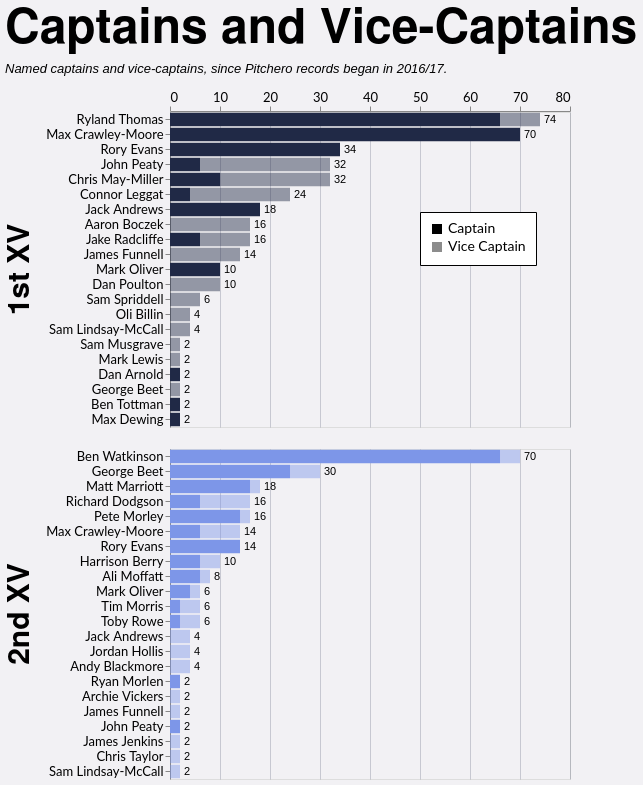

This figure's Vega-Lite source:
### Vega-Lite specification from a JSON file in a GitHub repository (floating-point values rounded to 4 significant figures; data arrays with more than 128 entries replaced by an {"elided": "..."} marker saying what was removed)
{"config": {"axis": {"labelFont": "Lato, sans-serif", "titleFont": "PT Sans Narrow, Helvetica Neue, Helvetica, Arial, sans-serif", "labelFontSize": 13, "titleFontSize": 24, "gridColor": "#202947", "gridOpacity": 0.2}, "header": {"labelFont": "PT Sans Narrow, Helvetica Neue, Helvetica, Arial, sans-serif", "titleFont": "PT Sans Narrow, Helvetica Neue, Helvetica, Arial, sans-serif", "labelFontSize": 24, "titleFontSize": 28, "labelFontWeight": "bold", "orient": "left"}, "legend": {"labelFont": "Lato, sans-serif", "titleFont": "PT Sans Narrow, Helvetica Neue, Helvetica, Arial, sans-serif", "labelFontSize": 14, "titleFontSize": 16, "titlePadding": 5, "fillColor": "white", "strokeColor": "black", "padding": 10, "titleFontWeight": "lighter", "titleFontStyle": "italic", "titleColor": "gray", "offset": 10}, "title": {"font": "PT Sans Narrow, Helvetica Neue, Helvetica, Arial, sans-serif", "fontSize": 48, "fontWeight": "bold", "anchor": "start", "align": "center", "titlePadding": 20, "subtitlePadding": 10, "subtitleFontSize": 13, "subtitleColor": "", "subtitleFontStyle": "italic", "offset": 15, "color": "black"}, "axisX": {"labelAngle": 0}, "facet": {"title": null, "header": null, "align": {"row": "each", "column": "each"}}, "resolve": {"scale": {"y": "independent", "facet": "independent"}}, "background": "#f2f1f4"}, "data": {"name": "data-df0f35927fa6e66bb3a51eced50fef8b"}, "facet": {"row": {"field": "squad", "header": {"labelExpr": "datum.value + ' XV'", "labelFontSize": 30, "title": null}, "sort": ["1st", "2nd"], "title": null, "type": "nominal"}}, "spec": {"layer": [{"mark": {"type": "bar"}, "encoding": {"color": {"field": "squad", "legend": null, "scale": {"domain": ["1st", "2nd"], "range": ["#202946", "#7d96e8"]}, "sort": ["1st", "2nd"], "type": "nominal"}, "opacity": {"field": "role", "legend": {"legendX": 250, "legendY": 100, "orient": "none", "title": null}, "scale": {"domain": ["Captain", "Vice Captain"], "range": [1.0, 0.45]}, "sort": ["Captain", "Vice Captain"], "type": "nominal"}, "order": {"field": "stack_order", "sort": "ascending", "type": "quantitative"}, "tooltip": [{"field": "player", "title": "Player", "type": "nominal"}, {"field": "squad", "title": "Squad", "type": "nominal"}, {"field": "role", "title": "Role", "type": "nominal"}, {"field": "games_agg", "title": "Games", "type": "quantitative"}], "x": {"axis": {"orient": "top", "title": null}, "field": "x0", "type": "quantitative"}, "x2": {"field": "x2"}, "y": {"field": "player", "sort": {"field": "sort_total", "order": "descending"}, "title": null, "type": "nominal"}}, "transform": [{"aggregate": [{"op": "sum", "field": "games", "as": "games_agg"}, {"op": "max", "field": "sort_total", "as": "sort_total"}], "groupby": ["player", "squad", "role", "stack_order"]}, {"window": [{"op": "sum", "field": "games_agg", "as": "x2"}], "frame": [null, 0], "groupby": ["player", "squad"], "sort": [{"field": "stack_order", "order": "ascending"}]}, {"calculate": "datum.x2 - datum.games_agg", "as": "x0"}]}, {"mark": {"type": "text", "align": "left", "baseline": "middle", "color": "black", "dx": 4, "fontSize": 11}, "encoding": {"text": {"field": "total_games", "format": ".0f", "type": "quantitative"}, "x": {"axis": {"orient": "top", "title": null}, "field": "total_games", "type": "quantitative"}, "y": {"field": "player", "sort": {"field": "sort_total", "order": "descending"}, "title": null, "type": "nominal"}}, "transform": [{"aggregate": [{"op": "sum", "field": "games", "as": "total_games"}, {"op": "max", "field": "sort_total", "as": "sort_total"}], "groupby": ["player", "squad"]}]}], "height": {"step": 15}, "width": 400}, "resolve": {"scale": {"y": "independent"}}, "title": {"text": "Captains and Vice-Captains", "subtitle": "Named captains and vice-captains, since Pitchero records began in 2016/17."}, "$schema": "https://vega.github.io/schema/vega-lite/v5.20.1.json", "datasets": {"data-df0f35927fa6e66bb3a51eced50fef8b": {"elided": "199 records"}}}
